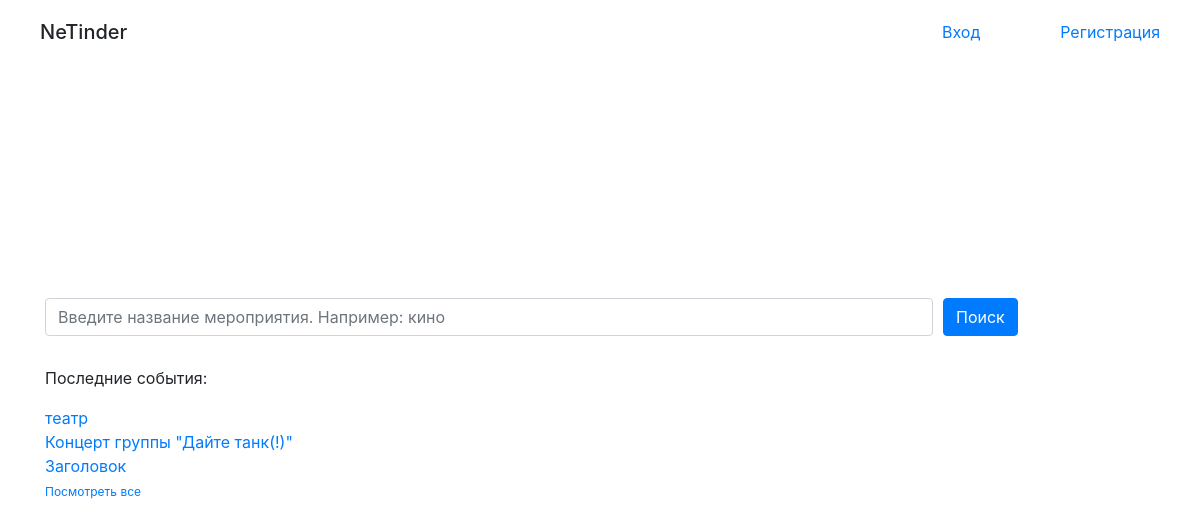
Before: / with the older database file.
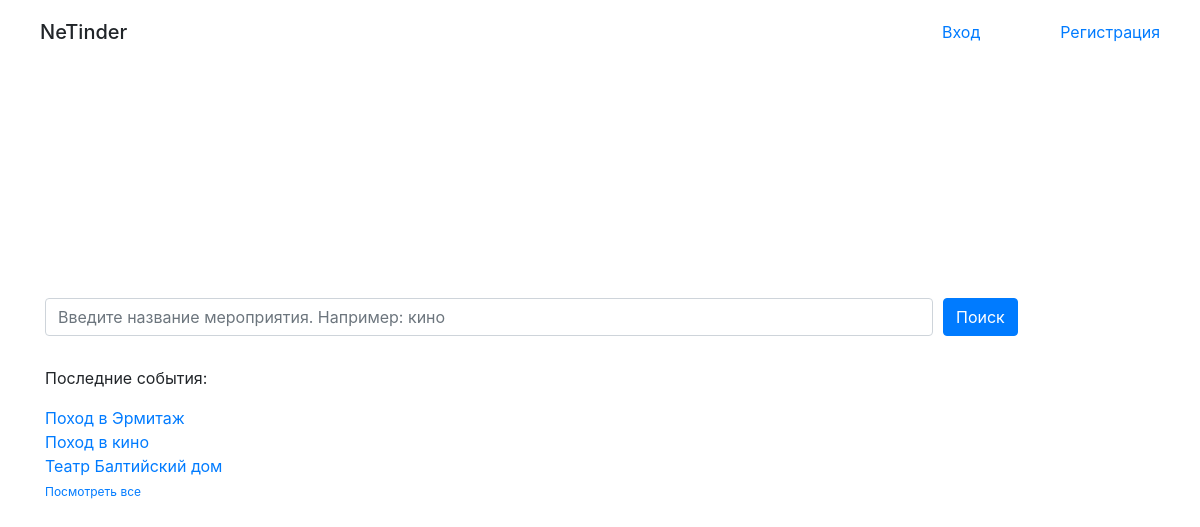
After: the same page with the newer database file.
### tables this page shows
CREATE TABLE events (
    id INTEGER PRIMARY KEY AUTOINCREMENT,
    title TEXT,
    description TEXT
);

### run.py (the view)
@app.route('/')
def index():
    conn = sqlite3.connect('app.db')
    conn.row_factory = dict_factory
    c = conn.cursor()
    c.execute("SELECT * FROM events")
    u = conn.cursor()
    u.execute("SELECT * FROM users")
    events = list(c.fetchall())
    users = list(u.fetchall())
    print(users)
    events.reverse()
    users.reverse()
    return render_template('index.html', events=events, user=User, users=users)

### run.py (called while the page is built)
def dict_factory(cursor, row):
    d = {}
    for idx, col in enumerate(cursor.description):
        d[col[0]] = row[idx]
    return d

### templates/index.html (shortened to what this page needs)
<!DOCTYPE html>
<html>
<head>
    <link rel="stylesheet" href="https://stackpath.bootstrapcdn.com/bootstrap/4.1.3/css/bootstrap.min.css">
</head>
<body>
    <header>
        <h5 style="float:left; padding:20px 40px;"> NeTinder </h5>
        {% if user.status == true %}
            <a class="hb" href="/exit"> Выход </a>
            <a class="hb" href="/add_events"> Добавить событие </a>
        {% else %}
            <a class="hb" href="/registration"> Регистрация </a>
            <a class="hb" href="/login"> Вход </a>
        {% endif %}
    </header>
    <div class="center">
        <div class="container">
            <form class="form" method="get" action="/search">
                <input placeholder="Введите название мероприятия. Например: кино" type="search" name="query" class="form-control _sear">
                <button type="submit" class="btn btn-primary"> Поиск </button>
            </form>
            <p style="padding-top:30px;"> Последние события:</p>
            {% for e in range(3) %}
                <span>
                    <a href="/event/{{events[e].id}}">{{events[e].title}}</a>
                </span>
                <br />
            {% endfor%}
            <a href="/search?query=" class="all">Посмотреть все</a>
        </div>
    </div>
</body>
</html>

Changed rows visible on the page:
removed events: title "театр"
removed events: title "Концерт группы \"Дайте танк(!)\""
removed events: title "Заголовок"
now on this page (row edited): events: title "Поход в Эрмитаж"
now on this page (row edited): events: title "Поход в кино"
now on this page (row edited): events: title "Театр Балтийский дом"
